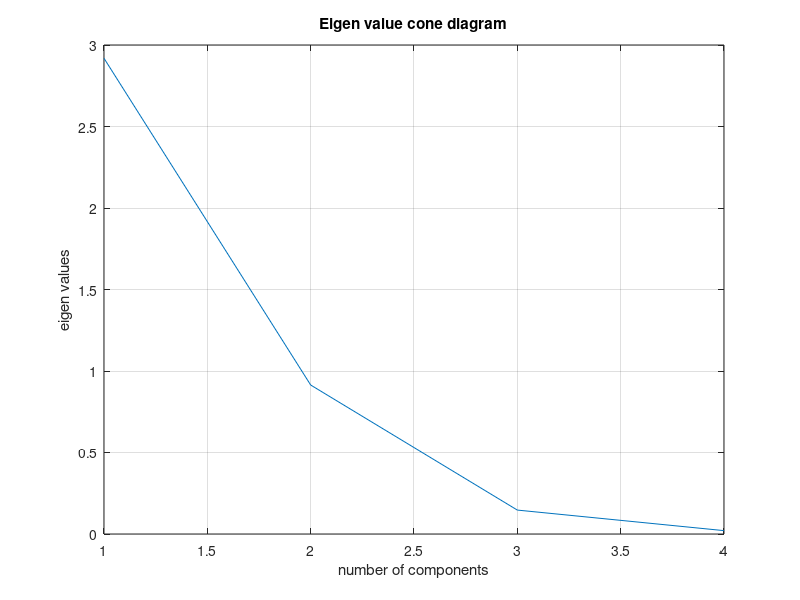
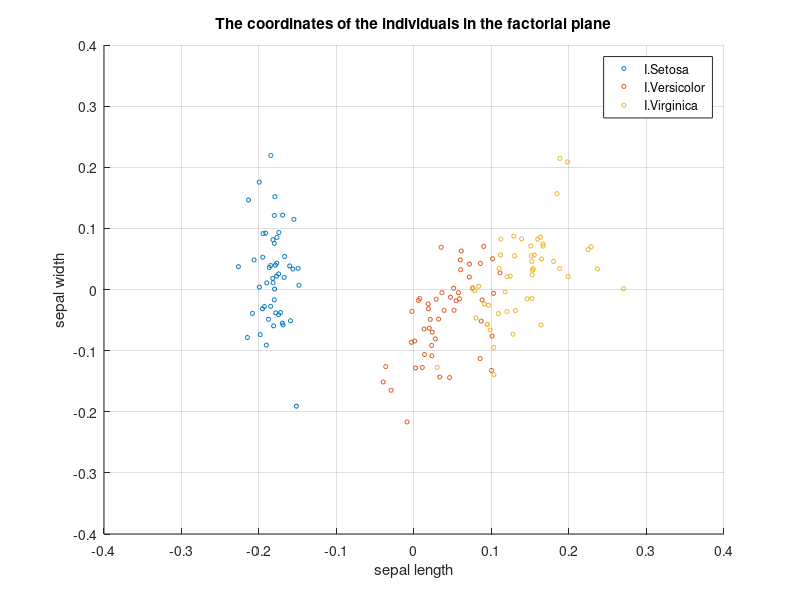
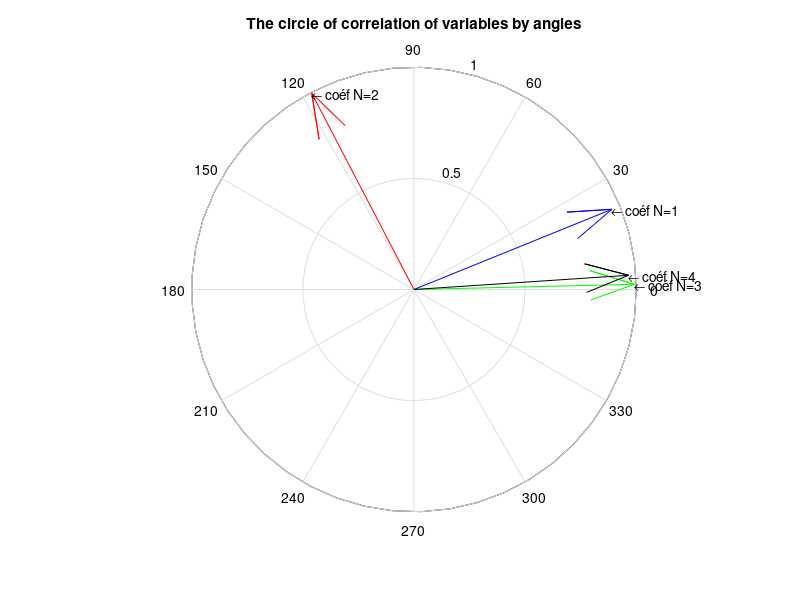

These figures' MATLAB source, in order:
disp(' The IRIS matrix :') % La matrice IRIS 
IRIS =[
   5.1 3.5 1.4 0.2;   4.9 3.0 1.4 0.2;   4.7 3.2 1.3 0.2;   4.6 3.1 1.5 0.2;
   5.0 3.6 1.4 0.2;   5.4 3.9 1.7 0.4;   4.6 3.4 1.4 0.3;   5.0 3.4 1.5 0.2;
   4.4 2.9 1.4 0.2;   4.9 3.1 1.5 0.1;   5.4 3.7 1.5 0.2;   4.8 3.4 1.6 0.2;
   4.8 3.0 1.4 0.1;   4.3 3.0 1.1 0.1;   5.8 4.0 1.2 0.2;   5.7 4.4 1.5 0.4;
   5.4 3.9 1.3 0.4;   5.1 3.5 1.4 0.3;   5.7 3.8 1.7 0.3;   5.1 3.8 1.5 0.3;
   5.4 3.4 1.7 0.2;   5.1 3.7 1.5 0.4;   4.6 3.6 1.0 0.2;   5.1 3.3 1.7 0.5;
   4.8 3.4 1.9 0.2;   5.0 3.0 1.6 0.2;   5.0 3.4 1.6 0.4;   5.2 3.5 1.5 0.2;
   5.2 3.4 1.4 0.2;   4.7 3.2 1.6 0.2;   4.8 3.1 1.6 0.2;   5.4 3.4 1.5 0.4;
   5.2 4.1 1.5 0.1;   5.5 4.2 1.4 0.2;   4.9 3.1 1.5 0.2;   5.0 3.2 1.2 0.2;
   5.5 3.5 1.3 0.2;   4.9 3.6 1.4 0.1;   4.4 3.0 1.3 0.2;   5.1 3.4 1.5 0.2;
   5.0 3.5 1.3 0.3;   4.5 2.3 1.3 0.3;   4.4 3.2 1.3 0.2;   5.0 3.5 1.6 0.6;
   5.1 3.8 1.9 0.4;   4.8 3.0 1.4 0.3;   5.1 3.8 1.6 0.2;   4.6 3.2 1.4 0.2;
   5.3 3.7 1.5 0.2;   5.0 3.3 1.4 0.2;   7.0 3.2 4.7 1.4;   6.4 3.2 4.5 1.5;
   6.9 3.1 4.9 1.5;   5.5 2.3 4.0 1.3;   6.5 2.8 4.6 1.5;   5.7 2.8 4.5 1.3;
   6.3 3.3 4.7 1.6;   4.9 2.4 3.3 1.0;   6.6 2.9 4.6 1.3;   5.2 2.7 3.9 1.4;
   5.0 2.0 3.5 1.0;   5.9 3.0 4.2 1.5;   6.0 2.2 4.0 1.0;   6.1 2.9 4.7 1.4;
   5.6 2.9 3.6 1.3;   6.7 3.1 4.4 1.4;   5.6 3.0 4.5 1.5;   5.8 2.7 4.1 1.0;
   6.2 2.2 4.5 1.5;   5.6 2.5 3.9 1.1;   5.9 3.2 4.8 1.8;   6.1 2.8 4.0 1.3;
   6.3 2.5 4.9 1.5;   6.1 2.8 4.7 1.2;   6.4 2.9 4.3 1.3;   6.6 3.0 4.4 1.4;
   6.8 2.8 4.8 1.4;   6.7 3.0 5.0 1.7;   6.0 2.9 4.5 1.5;   5.7 2.6 3.5 1.0;
   5.5 2.4 3.8 1.1;   5.5 2.4 3.7 1.0;   5.8 2.7 3.9 1.2;   6.0 2.7 5.1 1.6;
   5.4 3.0 4.5 1.5;   6.0 3.4 4.5 1.6;   6.7 3.1 4.7 1.5;   6.3 2.3 4.4 1.3;
   5.6 3.0 4.1 1.3;   5.5 2.5 4.0 1.3;   5.5 2.6 4.4 1.2;   6.1 3.0 4.6 1.4;
   5.8 2.6 4.0 1.2;   5.0 2.3 3.3 1.0;   5.6 2.7 4.2 1.3;   5.7 3.0 4.2 1.2;
   5.7 2.9 4.2 1.3;   6.2 2.9 4.3 1.3;   5.1 2.5 3.0 1.1;   5.7 2.8 4.1 1.3;
   6.3 3.3 6.0 2.5;   5.8 2.7 5.1 1.9;   7.1 3.0 5.9 2.1;   6.3 2.9 5.6 1.8;
   6.5 3.0 5.8 2.2;   7.6 3.0 6.6 2.1;   4.9 2.5 4.5 1.7;   7.3 2.9 6.3 1.8;
   6.7 2.5 5.8 1.8;   7.2 3.6 6.1 2.5;   6.5 3.2 5.1 2.0;   6.4 2.7 5.3 1.9;
   6.8 3.0 5.5 2.1;   5.7 2.5 5.0 2.0;   5.8 2.8 5.1 2.4;   6.4 3.2 5.3 2.3;
   6.5 3.0 5.5 1.8;   7.7 3.8 6.7 2.2;   7.7 2.6 6.9 2.3;   6.0 2.2 5.0 1.5;
   6.9 3.2 5.7 2.3;   5.6 2.8 4.9 2.0;   7.7 2.8 6.7 2.0;   6.3 2.7 4.9 1.8;
   6.7 3.3 5.7 2.1;   7.2 3.2 6.0 1.8;   6.2 2.8 4.8 1.8;   6.1 3.0 4.9 1.8;
   6.4 2.8 5.6 2.1;   7.2 3.0 5.8 1.6;   7.4 2.8 6.1 1.9;   7.9 3.8 6.4 2.0;
   6.4 2.8 5.6 2.2;   6.3 2.8 5.1 1.5;   6.1 2.6 5.6 1.4;   7.7 3.0 6.1 2.3;
   6.3 3.4 5.6 2.4;   6.4 3.1 5.5 1.8;   6.0 3.0 4.8 1.8;   6.9 3.1 5.4 2.1;
   6.7 3.1 5.6 2.4;   6.9 3.1 5.1 2.3;   5.8 2.7 5.1 1.9;   6.8 3.2 5.9 2.3;
   6.7 3.3 5.7 2.5;   6.7 3.0 5.2 2.3;   6.3 2.5 5.0 1.9;   6.5 3.0 5.2 2.0;
   6.2 3.4 5.4 2.3;   5.9 3.0 5.1 1.8]

N = 150

disp(' The mean of each column : ') % La moyenne de chaque colonne
moyenne= sum(IRIS)/N

for j=1:4
    Xc(:,j)= IRIS(:,j)-moyenne(j)
end
disp(' The centered matrix : ') % La matrice centrée
Xc
for j=1:4
    Xc(:,j)= IRIS(:,j)-moyenne(j);
end
disp(' The centered matrix : ') % La matrice centrée
Xc


for j=1:4
    jj(j)= [sqrt(sum(Xc(:,j).^2)/N)];
end
disp (' Lambda :') % Lambda
jj

disp (' The reduced centered matrix :') % La matrice centrée réduite
Y=[ (Xc(:,1)/jj(1)) (Xc(:,2)/jj(2)) (Xc(:,3)/jj(3)) (Xc(:,4)/jj(4))]

disp (' The normalized matrix :') % La matrice normalisée
Z=Y/sqrt(N)

disp(' The correlation matrix :') % La matrice de corrélation
R=(Z'*Z)
  
[vecteur,valeur]=eigs(R);
disp('The vectors and the eigen values :') % Les vecteurs et les valeurs propres

Vp=sort((eig(R).'),'descend')
disp('Vector of eigen values: ') % Vecteur des valeurs propres
Vp

disp('the coordinates in the factorial plane : ') %les coordonnées dans le plan factoriel
Coord=Z*vecteur

for i=1:4
    for j=1:4      
       L(j,i)=(sqrt(valeur(i,i)))*vecteur(j,i);
    end
end

disp( 'Correlation coefficients :') %Coefficients de corrélation
disp(L)


figure(1);
    plot(Vp);
    xlabel('number of components'); % nombres des composantes
    ylabel('eigen values'); % valeurs propres
    title('Eigen value cone diagram'); % Diagramme en scène des valeurs propres
    grid on;


figure(2);
    p1=scatter(Coord(1:50,1),Coord(1:50,2),9,'r*');
    xlabel('sepal length'); % longueur de sépale
    ylabel('sepal width'); % largeur de sépale
    hold on;
    p2=scatter(Coord(51:100,1),Coord(51:100,2),9,'g*');
    xlabel('sepal length'); % longueur de sépale
    ylabel('sepal width'); % largeur de sépale
    hold on;
    p3=scatter(Coord(101:150,1),Coord(101:150,2),9,'b*');
    xlabel('sepal length'); % longueur de sépale
    ylabel('sepal width'); % largeur de sépale
    hold on;
    legend([p1(1),p2(1),p3(1)],'I.Setosa','I.Versicolor','I.Virginica');
    title('The coordinates of the individuals in the factorial plane'); % Les coordonnées des individus dans plan factoriel
    grid on;


figure(3);
    p1=compass(L(1,1),L(1,2),'blue');
    text(L(1,1),L(1,2),'\leftarrow coéf N=1 ',...
    'HorizontalAlignment','left')
    hold on;
    p2=compass(L(2,1),L(2,2),'red');
    text(L(2,1),L(2,2),'\leftarrow coéf N=2 ',...
    'HorizontalAlignment','left')
    hold on;
    p3=compass(L(3,1),L(3,2),'green');
    text(L(3,1),L(3,2),'\leftarrow coéf N=3 ',...
    'HorizontalAlignment','left')
    hold on;
    p4=compass(L(4,1),L(4,2),'black');
    text(L(4,1),L(4,2),'\leftarrow coéf N=4 ',...
    'HorizontalAlignment','left')
    title('The circle of correlation of variables by angles'); % Le cercle de corrélation des variables par les angles
    hold on;
    grid on ;
